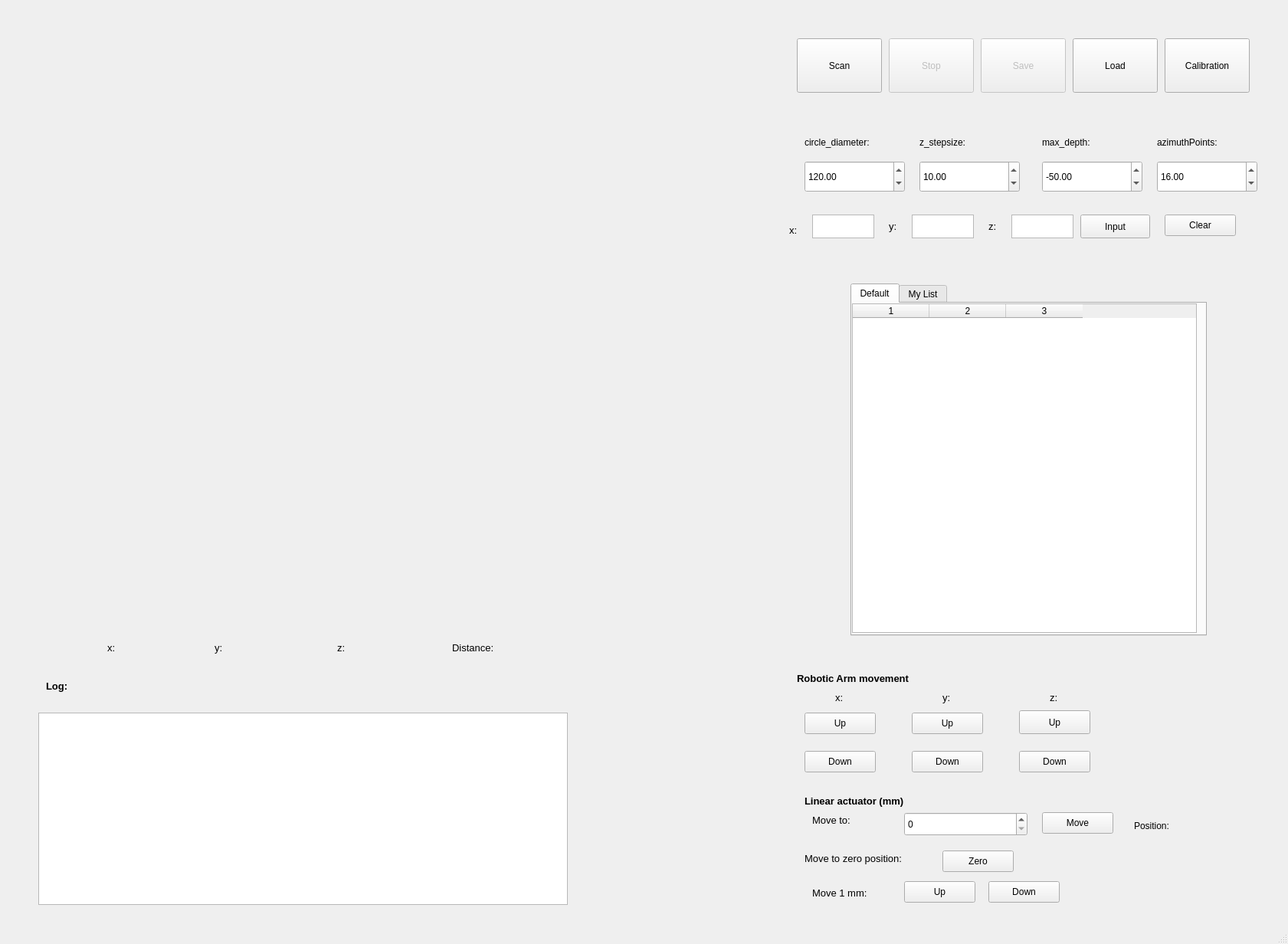
<?xml version="1.0" encoding="UTF-8"?>
<ui version="4.0">
 <class>MainWindow</class>
 <widget class="QMainWindow" name="MainWindow">
  <property name="enabled">
   <bool>true</bool>
  </property>
  <property name="geometry">
   <rect>
    <x>0</x>
    <y>0</y>
    <width>1681</width>
    <height>1232</height>
   </rect>
  </property>
  <property name="windowTitle">
   <string>MainWindow</string>
  </property>
  <widget class="QWidget" name="centralwidget">
   <widget class="QLabel" name="label_x_RobPos">
    <property name="geometry">
     <rect>
      <x>140</x>
      <y>830</y>
      <width>111</width>
      <height>31</height>
     </rect>
    </property>
    <property name="font">
     <font>
      <pointsize>10</pointsize>
     </font>
    </property>
    <property name="text">
     <string>x:</string>
    </property>
   </widget>
   <widget class="QLabel" name="label_y_RobPos">
    <property name="geometry">
     <rect>
      <x>280</x>
      <y>830</y>
      <width>131</width>
      <height>31</height>
     </rect>
    </property>
    <property name="font">
     <font>
      <pointsize>10</pointsize>
     </font>
    </property>
    <property name="text">
     <string>y: </string>
    </property>
   </widget>
   <widget class="QLabel" name="label_z_RobPos">
    <property name="geometry">
     <rect>
      <x>440</x>
      <y>830</y>
      <width>131</width>
      <height>31</height>
     </rect>
    </property>
    <property name="font">
     <font>
      <pointsize>10</pointsize>
     </font>
    </property>
    <property name="text">
     <string>z:</string>
    </property>
   </widget>
   <widget class="QLabel" name="label_dist_laser">
    <property name="geometry">
     <rect>
      <x>590</x>
      <y>830</y>
      <width>211</width>
      <height>31</height>
     </rect>
    </property>
    <property name="font">
     <font>
      <pointsize>10</pointsize>
     </font>
    </property>
    <property name="text">
     <string>Distance:</string>
    </property>
   </widget>
   <widget class="QTextBrowser" name="tbx_log">
    <property name="geometry">
     <rect>
      <x>50</x>
      <y>930</y>
      <width>691</width>
      <height>251</height>
     </rect>
    </property>
   </widget>
   <widget class="QLabel" name="label_Log">
    <property name="geometry">
     <rect>
      <x>60</x>
      <y>880</y>
      <width>51</width>
      <height>31</height>
     </rect>
    </property>
    <property name="font">
     <font>
      <pointsize>10</pointsize>
      <weight>75</weight>
      <bold>true</bold>
     </font>
    </property>
    <property name="text">
     <string>Log:</string>
    </property>
    <property name="wordWrap">
     <bool>false</bool>
    </property>
   </widget>
   <widget class="QTextEdit" name="ted_x">
    <property name="geometry">
     <rect>
      <x>1060</x>
      <y>280</y>
      <width>81</width>
      <height>31</height>
     </rect>
    </property>
   </widget>
   <widget class="QPushButton" name="btn_Scan">
    <property name="geometry">
     <rect>
      <x>1040</x>
      <y>50</y>
      <width>111</width>
      <height>71</height>
     </rect>
    </property>
    <property name="text">
     <string>Scan</string>
    </property>
   </widget>
   <widget class="QPushButton" name="btn_Save">
    <property name="enabled">
     <bool>false</bool>
    </property>
    <property name="geometry">
     <rect>
      <x>1280</x>
      <y>50</y>
      <width>111</width>
      <height>71</height>
     </rect>
    </property>
    <property name="text">
     <string>Save</string>
    </property>
   </widget>
   <widget class="QPushButton" name="btn_Load">
    <property name="geometry">
     <rect>
      <x>1400</x>
      <y>50</y>
      <width>111</width>
      <height>71</height>
     </rect>
    </property>
    <property name="text">
     <string>Load</string>
    </property>
   </widget>
   <widget class="QLabel" name="label_x">
    <property name="geometry">
     <rect>
      <x>1030</x>
      <y>290</y>
      <width>21</width>
      <height>21</height>
     </rect>
    </property>
    <property name="font">
     <font>
      <pointsize>10</pointsize>
     </font>
    </property>
    <property name="text">
     <string>x:</string>
    </property>
   </widget>
   <widget class="QLabel" name="label_y">
    <property name="geometry">
     <rect>
      <x>1160</x>
      <y>280</y>
      <width>21</width>
      <height>31</height>
     </rect>
    </property>
    <property name="font">
     <font>
      <pointsize>10</pointsize>
     </font>
    </property>
    <property name="text">
     <string>y:</string>
    </property>
   </widget>
   <widget class="QTextEdit" name="ted_y">
    <property name="geometry">
     <rect>
      <x>1190</x>
      <y>280</y>
      <width>81</width>
      <height>31</height>
     </rect>
    </property>
   </widget>
   <widget class="QTextEdit" name="ted_z">
    <property name="geometry">
     <rect>
      <x>1320</x>
      <y>280</y>
      <width>81</width>
      <height>31</height>
     </rect>
    </property>
   </widget>
   <widget class="QLabel" name="label_z">
    <property name="geometry">
     <rect>
      <x>1290</x>
      <y>280</y>
      <width>21</width>
      <height>31</height>
     </rect>
    </property>
    <property name="font">
     <font>
      <pointsize>10</pointsize>
     </font>
    </property>
    <property name="text">
     <string>z:</string>
    </property>
   </widget>
   <widget class="QPushButton" name="btn_input">
    <property name="geometry">
     <rect>
      <x>1410</x>
      <y>280</y>
      <width>91</width>
      <height>31</height>
     </rect>
    </property>
    <property name="text">
     <string>Input</string>
    </property>
   </widget>
   <widget class="QPushButton" name="btn_Stop">
    <property name="enabled">
     <bool>false</bool>
    </property>
    <property name="geometry">
     <rect>
      <x>1160</x>
      <y>50</y>
      <width>111</width>
      <height>71</height>
     </rect>
    </property>
    <property name="text">
     <string>Stop</string>
    </property>
   </widget>
   <widget class="QTabWidget" name="twg_table">
    <property name="geometry">
     <rect>
      <x>1110</x>
      <y>370</y>
      <width>465</width>
      <height>460</height>
     </rect>
    </property>
    <property name="currentIndex">
     <number>0</number>
    </property>
    <widget class="QWidget" name="tab">
     <attribute name="title">
      <string>Default</string>
     </attribute>
     <widget class="QTableWidget" name="tbw_default">
      <property name="geometry">
       <rect>
        <x>0</x>
        <y>0</y>
        <width>450</width>
        <height>430</height>
       </rect>
      </property>
      <property name="columnCount">
       <number>3</number>
      </property>
      <column/>
      <column/>
      <column/>
     </widget>
    </widget>
    <widget class="QWidget" name="tab_2">
     <attribute name="title">
      <string>My List</string>
     </attribute>
     <widget class="QTableWidget" name="tbw_mylist">
      <property name="geometry">
       <rect>
        <x>0</x>
        <y>0</y>
        <width>450</width>
        <height>430</height>
       </rect>
      </property>
      <property name="columnCount">
       <number>3</number>
      </property>
      <column/>
      <column/>
      <column/>
     </widget>
    </widget>
   </widget>
   <widget class="QLabel" name="label_robotMove">
    <property name="geometry">
     <rect>
      <x>1040</x>
      <y>870</y>
      <width>221</width>
      <height>31</height>
     </rect>
    </property>
    <property name="font">
     <font>
      <pointsize>10</pointsize>
      <weight>75</weight>
      <bold>true</bold>
     </font>
    </property>
    <property name="text">
     <string>Robotic Arm movement</string>
    </property>
   </widget>
   <widget class="QPushButton" name="btn_xUp">
    <property name="geometry">
     <rect>
      <x>1050</x>
      <y>930</y>
      <width>93</width>
      <height>28</height>
     </rect>
    </property>
    <property name="text">
     <string>Up</string>
    </property>
   </widget>
   <widget class="QPushButton" name="btn_xDown">
    <property name="geometry">
     <rect>
      <x>1050</x>
      <y>980</y>
      <width>93</width>
      <height>28</height>
     </rect>
    </property>
    <property name="text">
     <string>Down</string>
    </property>
   </widget>
   <widget class="QLabel" name="label_rob_x">
    <property name="geometry">
     <rect>
      <x>1090</x>
      <y>900</y>
      <width>21</width>
      <height>21</height>
     </rect>
    </property>
    <property name="font">
     <font>
      <pointsize>10</pointsize>
     </font>
    </property>
    <property name="text">
     <string>x:</string>
    </property>
   </widget>
   <widget class="QLabel" name="label_roby">
    <property name="geometry">
     <rect>
      <x>1230</x>
      <y>900</y>
      <width>21</width>
      <height>21</height>
     </rect>
    </property>
    <property name="font">
     <font>
      <pointsize>10</pointsize>
     </font>
    </property>
    <property name="text">
     <string>y:</string>
    </property>
   </widget>
   <widget class="QLabel" name="label_robz">
    <property name="geometry">
     <rect>
      <x>1370</x>
      <y>900</y>
      <width>21</width>
      <height>21</height>
     </rect>
    </property>
    <property name="font">
     <font>
      <pointsize>10</pointsize>
     </font>
    </property>
    <property name="text">
     <string>z:</string>
    </property>
   </widget>
   <widget class="QPushButton" name="btn_yUp">
    <property name="geometry">
     <rect>
      <x>1190</x>
      <y>930</y>
      <width>93</width>
      <height>28</height>
     </rect>
    </property>
    <property name="text">
     <string>Up</string>
    </property>
   </widget>
   <widget class="QPushButton" name="btn_zUp">
    <property name="geometry">
     <rect>
      <x>1330</x>
      <y>927</y>
      <width>93</width>
      <height>31</height>
     </rect>
    </property>
    <property name="text">
     <string>Up</string>
    </property>
   </widget>
   <widget class="QPushButton" name="btn_yDown">
    <property name="geometry">
     <rect>
      <x>1190</x>
      <y>980</y>
      <width>93</width>
      <height>28</height>
     </rect>
    </property>
    <property name="text">
     <string>Down</string>
    </property>
   </widget>
   <widget class="QPushButton" name="btn_zDown">
    <property name="geometry">
     <rect>
      <x>1330</x>
      <y>980</y>
      <width>93</width>
      <height>28</height>
     </rect>
    </property>
    <property name="text">
     <string>Down</string>
    </property>
   </widget>
   <widget class="QDoubleSpinBox" name="spb_z_stepsize">
    <property name="geometry">
     <rect>
      <x>1200</x>
      <y>210</y>
      <width>131</width>
      <height>41</height>
     </rect>
    </property>
    <property name="decimals">
     <number>2</number>
    </property>
    <property name="minimum">
     <double>0.100000000000000</double>
    </property>
    <property name="maximum">
     <double>30.000000000000000</double>
    </property>
    <property name="singleStep">
     <double>0.100000000000000</double>
    </property>
    <property name="value">
     <double>10.000000000000000</double>
    </property>
   </widget>
   <widget class="QLabel" name="label_SampleStep">
    <property name="geometry">
     <rect>
      <x>1200</x>
      <y>170</y>
      <width>121</width>
      <height>31</height>
     </rect>
    </property>
    <property name="text">
     <string>z_stepsize:</string>
    </property>
   </widget>
   <widget class="QPushButton" name="btn_clearTable">
    <property name="geometry">
     <rect>
      <x>1520</x>
      <y>280</y>
      <width>93</width>
      <height>28</height>
     </rect>
    </property>
    <property name="text">
     <string>Clear</string>
    </property>
   </widget>
   <widget class="QWidget" name="viewer_scanning" native="true">
    <property name="geometry">
     <rect>
      <x>30</x>
      <y>20</y>
      <width>961</width>
      <height>781</height>
     </rect>
    </property>
    <property name="contextMenuPolicy">
     <enum>Qt::DefaultContextMenu</enum>
    </property>
   </widget>
   <widget class="QPushButton" name="btn_Calibration">
    <property name="geometry">
     <rect>
      <x>1520</x>
      <y>50</y>
      <width>111</width>
      <height>71</height>
     </rect>
    </property>
    <property name="text">
     <string>Calibration</string>
    </property>
   </widget>
   <widget class="QDoubleSpinBox" name="spb_circle_diameter">
    <property name="geometry">
     <rect>
      <x>1050</x>
      <y>210</y>
      <width>131</width>
      <height>41</height>
     </rect>
    </property>
    <property name="decimals">
     <number>2</number>
    </property>
    <property name="minimum">
     <double>10.000000000000000</double>
    </property>
    <property name="maximum">
     <double>300.000000000000000</double>
    </property>
    <property name="singleStep">
     <double>10.000000000000000</double>
    </property>
    <property name="value">
     <double>120.000000000000000</double>
    </property>
   </widget>
   <widget class="QDoubleSpinBox" name="spb_max_depth">
    <property name="geometry">
     <rect>
      <x>1360</x>
      <y>210</y>
      <width>131</width>
      <height>41</height>
     </rect>
    </property>
    <property name="decimals">
     <number>2</number>
    </property>
    <property name="minimum">
     <double>-100.000000000000000</double>
    </property>
    <property name="maximum">
     <double>0.000000000000000</double>
    </property>
    <property name="singleStep">
     <double>1.000000000000000</double>
    </property>
    <property name="value">
     <double>-50.000000000000000</double>
    </property>
   </widget>
   <widget class="QDoubleSpinBox" name="spb_azimuthPoints">
    <property name="geometry">
     <rect>
      <x>1510</x>
      <y>210</y>
      <width>131</width>
      <height>41</height>
     </rect>
    </property>
    <property name="decimals">
     <number>2</number>
    </property>
    <property name="minimum">
     <double>1.000000000000000</double>
    </property>
    <property name="maximum">
     <double>360.000000000000000</double>
    </property>
    <property name="singleStep">
     <double>1.000000000000000</double>
    </property>
    <property name="value">
     <double>16.000000000000000</double>
    </property>
   </widget>
   <widget class="QLabel" name="label_SampleStep_2">
    <property name="geometry">
     <rect>
      <x>1050</x>
      <y>170</y>
      <width>121</width>
      <height>31</height>
     </rect>
    </property>
    <property name="text">
     <string>circle_diameter:</string>
    </property>
   </widget>
   <widget class="QLabel" name="label_SampleStep_3">
    <property name="geometry">
     <rect>
      <x>1360</x>
      <y>170</y>
      <width>121</width>
      <height>31</height>
     </rect>
    </property>
    <property name="text">
     <string>max_depth:</string>
    </property>
   </widget>
   <widget class="QLabel" name="label_SampleStep_4">
    <property name="geometry">
     <rect>
      <x>1510</x>
      <y>170</y>
      <width>121</width>
      <height>31</height>
     </rect>
    </property>
    <property name="text">
     <string>azimuthPoints:</string>
    </property>
   </widget>
   <widget class="QLabel" name="label_linear_updown">
    <property name="geometry">
     <rect>
      <x>1060</x>
      <y>1150</y>
      <width>91</width>
      <height>31</height>
     </rect>
    </property>
    <property name="font">
     <font>
      <pointsize>10</pointsize>
     </font>
    </property>
    <property name="text">
     <string>Move 1 mm:</string>
    </property>
   </widget>
   <widget class="QLabel" name="label_linear_moveto">
    <property name="geometry">
     <rect>
      <x>1060</x>
      <y>1060</y>
      <width>141</width>
      <height>21</height>
     </rect>
    </property>
    <property name="font">
     <font>
      <pointsize>10</pointsize>
     </font>
    </property>
    <property name="text">
     <string>Move to:</string>
    </property>
   </widget>
   <widget class="QLabel" name="label_LinearActuator">
    <property name="geometry">
     <rect>
      <x>1050</x>
      <y>1030</y>
      <width>221</width>
      <height>31</height>
     </rect>
    </property>
    <property name="font">
     <font>
      <pointsize>10</pointsize>
      <weight>75</weight>
      <bold>true</bold>
     </font>
    </property>
    <property name="text">
     <string>Linear actuator (mm)</string>
    </property>
   </widget>
   <widget class="QLabel" name="label_linear_zero">
    <property name="geometry">
     <rect>
      <x>1050</x>
      <y>1110</y>
      <width>171</width>
      <height>21</height>
     </rect>
    </property>
    <property name="font">
     <font>
      <pointsize>10</pointsize>
     </font>
    </property>
    <property name="text">
     <string>Move to zero position:</string>
    </property>
   </widget>
   <widget class="QPushButton" name="btn_linear_up">
    <property name="geometry">
     <rect>
      <x>1180</x>
      <y>1150</y>
      <width>93</width>
      <height>28</height>
     </rect>
    </property>
    <property name="text">
     <string>Up</string>
    </property>
   </widget>
   <widget class="QPushButton" name="btn_linear_down">
    <property name="geometry">
     <rect>
      <x>1290</x>
      <y>1150</y>
      <width>93</width>
      <height>28</height>
     </rect>
    </property>
    <property name="text">
     <string>Down</string>
    </property>
   </widget>
   <widget class="QPushButton" name="btn_linear_zero_pos">
    <property name="geometry">
     <rect>
      <x>1230</x>
      <y>1110</y>
      <width>93</width>
      <height>28</height>
     </rect>
    </property>
    <property name="text">
     <string>Zero</string>
    </property>
   </widget>
   <widget class="QPushButton" name="btn_linear_moveto">
    <property name="geometry">
     <rect>
      <x>1360</x>
      <y>1060</y>
      <width>93</width>
      <height>28</height>
     </rect>
    </property>
    <property name="text">
     <string>Move</string>
    </property>
   </widget>
   <widget class="QDoubleSpinBox" name="spb_linearMoveTo">
    <property name="geometry">
     <rect>
      <x>1180</x>
      <y>1060</y>
      <width>161</width>
      <height>31</height>
     </rect>
    </property>
    <property name="decimals">
     <number>0</number>
    </property>
    <property name="minimum">
     <double>0.000000000000000</double>
    </property>
    <property name="maximum">
     <double>100.000000000000000</double>
    </property>
    <property name="singleStep">
     <double>1.000000000000000</double>
    </property>
    <property name="stepType">
     <enum>QAbstractSpinBox::DefaultStepType</enum>
    </property>
    <property name="value">
     <double>0.000000000000000</double>
    </property>
   </widget>
   <widget class="QLabel" name="label_linear_pos">
    <property name="geometry">
     <rect>
      <x>1480</x>
      <y>1070</y>
      <width>141</width>
      <height>16</height>
     </rect>
    </property>
    <property name="text">
     <string>Position:</string>
    </property>
   </widget>
  </widget>
  <widget class="QStatusBar" name="statusbar"/>
 </widget>
 <resources/>
 <connections/>
</ui>
